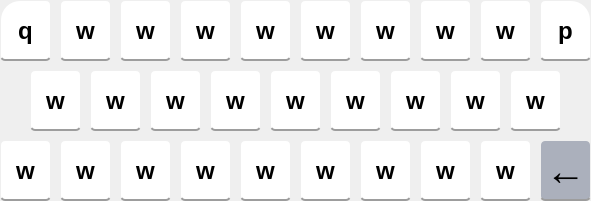
   <widget class="QFrame" name="frame_3">
    <property name="geometry">
     <rect>
      <x>10</x>
      <y>10</y>
      <width>591</width>
      <height>201</height>
     </rect>
    </property>
    <property name="styleSheet">
     <string notr="true">border:none;
border-radius:0px;</string>
    </property>
    <property name="frameShape">
     <enum>QFrame::StyledPanel</enum>
    </property>
    <property name="frameShadow">
     <enum>QFrame::Raised</enum>
    </property>
    <widget class="QPushButton" name="pushButton_32">
     <property name="geometry">
      <rect>
       <x>0</x>
       <y>0</y>
       <width>51</width>
       <height>61</height>
      </rect>
     </property>
     <property name="font">
      <font>
       <family>Arial</family>
       <pointsize>18</pointsize>
       <weight>75</weight>
       <bold>true</bold>
      </font>
     </property>
     <property name="styleSheet">
      <string notr="true">#pushButton_32{
border: 2px solid;
border-left-color: none;
border-right-color: none;
border-top-color:  none;
border-bottom-color: rgb(157, 157, 157);
background-color: rgb(255, 255, 255);
border-radius: 5px;
border-top-left-radius: 20px;

}
#pushButton_32:hover{
background-color: rgb(200,207,215);
padding-bottom: 5px;
padding-right: 5px;
}
#pushButton_32:pressed {
padding-top:5px;
padding-left:5px;
background-color: rgba(171,176,188,255);
}

</string>
     </property>
     <property name="text">
      <string>q</string>
     </property>
    </widget>
    <widget class="QPushButton" name="pushButton_33">
     <property name="geometry">
      <rect>
       <x>540</x>
       <y>0</y>
       <width>51</width>
       <height>61</height>
      </rect>
     </property>
     <property name="font">
      <font>
       <family>Arial</family>
       <pointsize>18</pointsize>
       <weight>75</weight>
       <bold>true</bold>
      </font>
     </property>
     <property name="styleSheet">
      <string notr="true">#pushButton_33{
border: 2px solid;
border-left-color: none;
border-right-color: none;
border-top-color:  none;
border-bottom-color: rgb(157, 157, 157);
background-color: rgb(255, 255, 255);
border-radius: 5px;
border-top-right-radius: 20px;
}
#pushButton_33:hover{
background-color: rgb(200,207,215);
padding-bottom: 5px;
padding-right: 5px;
}
#pushButton_33:pressed {
padding-top:5px;
padding-left:5px;
background-color: rgba(171,176,188,255);
}

</string>
     </property>
     <property name="text">
      <string>p</string>
     </property>
    </widget>
    <widget class="QPushButton" name="pushButton_34">
     <property name="geometry">
      <rect>
       <x>60</x>
       <y>0</y>
       <width>51</width>
       <height>61</height>
      </rect>
     </property>
     <property name="font">
      <font>
       <family>Arial</family>
       <pointsize>18</pointsize>
       <weight>75</weight>
       <bold>true</bold>
      </font>
     </property>
     <property name="styleSheet">
      <string notr="true">#pushButton_34{

background-color: rgb(255, 255, 255);
border-radius: 5px;
border: 2px solid;
border-left-color: none;
border-right-color: none;
border-top-color:  none;
border-bottom-color: rgb(157, 157, 157);
}
#pushButton_34:hover{
background-color: rgb(200,207,215);
padding-bottom: 5px;
padding-right: 5px;
}
#pushButton_34:pressed {
padding-top:5px;
padding-left:5px;
background-color: rgba(171,176,188,255);
}

</string>
     </property>
     <property name="text">
      <string>w</string>
     </property>
    </widget>
    <widget class="QPushButton" name="pushButton_35">
     <property name="geometry">
      <rect>
       <x>120</x>
       <y>0</y>
       <width>51</width>
       <height>61</height>
      </rect>
     </property>
     <property name="font">
      <font>
       <family>Arial</family>
       <pointsize>18</pointsize>
       <weight>75</weight>
       <bold>true</bold>
      </font>
     </property>
     <property name="styleSheet">
      <string notr="true">#pushButton_35{

background-color: rgb(255, 255, 255);
border-radius: 5px;
border: 2px solid;
border-left-color: none;
border-right-color: none;
border-top-color:  none;
border-bottom-color: rgb(157, 157, 157);
}
#pushButton_35:hover{
background-color: rgb(200,207,215);
padding-bottom: 5px;
padding-right: 5px;
}
#pushButton_35:pressed {
padding-top:5px;
padding-left:5px;
background-color: rgba(171,176,188,255);
}

</string>
     </property>
     <property name="text">
      <string>w</string>
     </property>
    </widget>
    <widget class="QPushButton" name="pushButton_36">
     <property name="geometry">
      <rect>
       <x>180</x>
       <y>0</y>
       <width>51</width>
       <height>61</height>
      </rect>
     </property>
     <property name="font">
      <font>
       <family>Arial</family>
       <pointsize>18</pointsize>
       <weight>75</weight>
       <bold>true</bold>
      </font>
     </property>
     <property name="styleSheet">
      <string notr="true">#pushButton_36{

background-color: rgb(255, 255, 255);
border-radius: 5px;
border: 2px solid;
border-left-color: none;
border-right-color: none;
border-top-color:  none;
border-bottom-color: rgb(157, 157, 157);
}
#pushButton_36:hover{
background-color: rgb(200,207,215);
padding-bottom: 5px;
padding-right: 5px;
}
#pushButton_36:pressed {
padding-top:5px;
padding-left:5px;
background-color: rgba(171,176,188,255);
}

</string>
     </property>
     <property name="text">
      <string>w</string>
     </property>
    </widget>
    <widget class="QPushButton" name="pushButton_37">
     <property name="geometry">
      <rect>
       <x>240</x>
       <y>0</y>
       <width>51</width>
       <height>61</height>
      </rect>
     </property>
     <property name="font">
      <font>
       <family>Arial</family>
       <pointsize>18</pointsize>
       <weight>75</weight>
       <bold>true</bold>
      </font>
     </property>
     <property name="styleSheet">
      <string notr="true">#pushButton_37{

background-color: rgb(255, 255, 255);
border-radius: 5px;
border: 2px solid;
border-left-color: none;
border-right-color: none;
border-top-color:  none;
border-bottom-color: rgb(157, 157, 157);
}
#pushButton_37:hover{
background-color: rgb(200,207,215);
padding-bottom: 5px;
padding-right: 5px;
}
#pushButton_37:pressed {
padding-top:5px;
padding-left:5px;
background-color: rgba(171,176,188,255);
}

</string>
     </property>
     <property name="text">
      <string>w</string>
     </property>
    </widget>
    <widget class="QPushButton" name="pushButton_38">
     <property name="geometry">
      <rect>
       <x>300</x>
       <y>0</y>
       <width>51</width>
       <height>61</height>
      </rect>
     </property>
     <property name="font">
      <font>
       <family>Arial</family>
       <pointsize>18</pointsize>
       <weight>75</weight>
       <bold>true</bold>
      </font>
     </property>
     <property name="styleSheet">
      <string notr="true">#pushButton_38{

background-color: rgb(255, 255, 255);
border-radius: 5px;
border: 2px solid;
border-left-color: none;
border-right-color: none;
border-top-color:  none;
border-bottom-color: rgb(157, 157, 157);
}
#pushButton_38:hover{
background-color: rgb(200,207,215);
padding-bottom: 5px;
padding-right: 5px;
}
#pushButton_38:pressed {
padding-top:5px;
padding-left:5px;
background-color: rgba(171,176,188,255);
}

</string>
     </property>
     <property name="text">
      <string>w</string>
     </property>
    </widget>
    <widget class="QPushButton" name="pushButton_39">
     <property name="geometry">
      <rect>
       <x>360</x>
       <y>0</y>
       <width>51</width>
       <height>61</height>
      </rect>
     </property>
     <property name="font">
      <font>
       <family>Arial</family>
       <pointsize>18</pointsize>
       <weight>75</weight>
       <bold>true</bold>
      </font>
     </property>
     <property name="styleSheet">
      <string notr="true">#pushButton_39{

background-color: rgb(255, 255, 255);
border-radius: 5px;
border: 2px solid;
border-left-color: none;
border-right-color: none;
border-top-color:  none;
border-bottom-color: rgb(157, 157, 157);
}
#pushButton_39:hover{
background-color: rgb(200,207,215);
padding-bottom: 5px;
padding-right: 5px;
}
#pushButton_39:pressed {
padding-top:5px;
padding-left:5px;
background-color: rgba(171,176,188,255);
}

</string>
     </property>
     <property name="text">
      <string>w</string>
     </property>
    </widget>
    <widget class="QPushButton" name="pushButton_40">
     <property name="geometry">
      <rect>
       <x>420</x>
       <y>0</y>
       <width>51</width>
       <height>61</height>
      </rect>
     </property>
     <property name="font">
      <font>
       <family>Arial</family>
       <pointsize>18</pointsize>
       <weight>75</weight>
       <bold>true</bold>
      </font>
     </property>
     <property name="styleSheet">
      <string notr="true">#pushButton_40{

background-color: rgb(255, 255, 255);
border-radius: 5px;
border: 2px solid;
border-left-color: none;
border-right-color: none;
border-top-color:  none;
border-bottom-color: rgb(157, 157, 157);
}
#pushButton_40:hover{
background-color: rgb(200,207,215);
padding-bottom: 5px;
padding-right: 5px;
}
#pushButton_40:pressed {
padding-top:5px;
padding-left:5px;
background-color: rgba(171,176,188,255);
}

</string>
     </property>
     <property name="text">
      <string>w</string>
     </property>
    </widget>
    <widget class="QPushButton" name="pushButton_41">
     <property name="geometry">
      <rect>
       <x>480</x>
       <y>0</y>
       <width>51</width>
       <height>61</height>
      </rect>
     </property>
     <property name="font">
      <font>
       <family>Arial</family>
       <pointsize>18</pointsize>
       <weight>75</weight>
       <bold>true</bold>
      </font>
     </property>
     <property name="styleSheet">
      <string notr="true">#pushButton_41{

background-color: rgb(255, 255, 255);
border-radius: 5px;
border: 2px solid;
border-left-color: none;
border-right-color: none;
border-top-color:  none;
border-bottom-color: rgb(157, 157, 157);
}
#pushButton_41:hover{
background-color: rgb(200,207,215);
padding-bottom: 5px;
padding-right: 5px;
}
#pushButton_41:pressed {
padding-top:5px;
padding-left:5px;
background-color: rgba(171,176,188,255);
}

</string>
     </property>
     <property name="text">
      <string>w</string>
     </property>
    </widget>
    <widget class="QPushButton" name="pushButton_42">
     <property name="geometry">
      <rect>
       <x>30</x>
       <y>70</y>
       <width>51</width>
       <height>61</height>
      </rect>
     </property>
     <property name="font">
      <font>
       <family>Arial</family>
       <pointsize>18</pointsize>
       <weight>75</weight>
       <bold>true</bold>
      </font>
     </property>
     <property name="styleSheet">
      <string notr="true">#pushButton_42{

background-color: rgb(255, 255, 255);
border-radius: 5px;
border: 2px solid;
border-left-color: none;
border-right-color: none;
border-top-color:  none;
border-bottom-color: rgb(157, 157, 157);
}
#pushButton_42:hover{
background-color: rgb(200,207,215);
padding-bottom: 5px;
padding-right: 5px;
}
#pushButton_42:pressed {
padding-top:5px;
padding-left:5px;
background-color: rgba(171,176,188,255);
}

</string>
     </property>
     <property name="text">
      <string>w</string>
     </property>
    </widget>
    <widget class="QPushButton" name="pushButton_43">
     <property name="geometry">
      <rect>
       <x>90</x>
       <y>70</y>
       <width>51</width>
       <height>61</height>
      </rect>
     </property>
     <property name="font">
      <font>
       <family>Arial</family>
       <pointsize>18</pointsize>
       <weight>75</weight>
       <bold>true</bold>
      </font>
     </property>
     <property name="styleSheet">
      <string notr="true">#pushButton_43{

background-color: rgb(255, 255, 255);
border-radius: 5px;
border: 2px solid;
border-left-color: none;
border-right-color: none;
border-top-color:  none;
border-bottom-color: rgb(157, 157, 157);
}
#pushButton_43:hover{
background-color: rgb(200,207,215);
padding-bottom: 5px;
padding-right: 5px;
}
#pushButton_43:pressed {
padding-top:5px;
padding-left:5px;
background-color: rgba(171,176,188,255);
}

</string>
     </property>
     <property name="text">
      <string>w</string>
     </property>
    </widget>
    <widget class="QPushButton" name="pushButton_44">
     <property name="geometry">
      <rect>
       <x>150</x>
       <y>70</y>
       <width>51</width>
       <height>61</height>
      </rect>
     </property>
     <property name="font">
      <font>
       <family>Arial</family>
       <pointsize>18</pointsize>
       <weight>75</weight>
       <bold>true</bold>
      </font>
     </property>
     <property name="styleSheet">
      <string notr="true">#pushButton_44{

background-color: rgb(255, 255, 255);
border-radius: 5px;
border: 2px solid;
border-left-color: none;
border-right-color: none;
border-top-color:  none;
border-bottom-color: rgb(157, 157, 157);
}
#pushButton_44:hover{
background-color: rgb(200,207,215);
padding-bottom: 5px;
padding-right: 5px;
}
#pushButton_44:pressed {
padding-top:5px;
padding-left:5px;
background-color: rgba(171,176,188,255);
}

</string>
     </property>
     <property name="text">
      <string>w</string>
     </property>
    </widget>
    <widget class="QPushButton" name="pushButton_45">
     <property name="geometry">
      <rect>
       <x>210</x>
       <y>70</y>
       <width>51</width>
       <height>61</height>
      </rect>
     </property>
     <property name="font">
      <font>
       <family>Arial</family>
       <pointsize>18</pointsize>
       <weight>75</weight>
       <bold>true</bold>
      </font>
     </property>
     <property name="styleSheet">
      <string notr="true">#pushButton_45{

background-color: rgb(255, 255, 255);
border-radius: 5px;
border: 2px solid;
border-left-color: none;
border-right-color: none;
border-top-color:  none;
border-bottom-color: rgb(157, 157, 157);
}
#pushButton_45:hover{
background-color: rgb(200,207,215);
padding-bottom: 5px;
padding-right: 5px;
}
#pushButton_45:pressed {
padding-top:5px;
padding-left:5px;
background-color: rgba(171,176,188,255);
}

</string>
     </property>
     <property name="text">
      <string>w</string>
     </property>
    </widget>
    <widget class="QPushButton" name="pushButton_46">
     <property name="geometry">
      <rect>
       <x>270</x>
       <y>70</y>
       <width>51</width>
       <height>61</height>
      </rect>
     </property>
     <property name="font">
      <font>
       <family>Arial</family>
       <pointsize>18</pointsize>
       <weight>75</weight>
       <bold>true</bold>
      </font>
     </property>
     <property name="styleSheet">
      <string notr="true">#pushButton_46{

background-color: rgb(255, 255, 255);
border-radius: 5px;
border: 2px solid;
border-left-color: none;
border-right-color: none;
border-top-color:  none;
border-bottom-color: rgb(157, 157, 157);
}
#pushButton_46:hover{
background-color: rgb(200,207,215);
padding-bottom: 5px;
padding-right: 5px;
}
#pushButton_46:pressed {
padding-top:5px;
padding-left:5px;
background-color: rgba(171,176,188,255);
}

</string>
     </property>
     <property name="text">
      <string>w</string>
     </property>
    </widget>
    <widget class="QPushButton" name="pushButton_47">
     <property name="geometry">
      <rect>
       <x>330</x>
       <y>70</y>
       <width>51</width>
       <height>61</height>
      </rect>
     </property>
     <property name="font">
      <font>
       <family>Arial</family>
       <pointsize>18</pointsize>
       <weight>75</weight>
       <bold>true</bold>
      </font>
     </property>
     <property name="styleSheet">
      <string notr="true">#pushButton_47{

background-color: rgb(255, 255, 255);
border-radius: 5px;
border: 2px solid;
border-left-color: none;
border-right-color: none;
border-top-color:  none;
border-bottom-color: rgb(157, 157, 157);
}
#pushButton_47:hover{
background-color: rgb(200,207,215);
padding-bottom: 5px;
padding-right: 5px;
}
#pushButton_47:pressed {
padding-top:5px;
padding-left:5px;
background-color: rgba(171,176,188,255);
}

</string>
     </property>
     <property name="text">
      <string>w</string>
     </property>
    </widget>
    <widget class="QPushButton" name="pushButton_48">
     <property name="geometry">
      <rect>
       <x>390</x>
       <y>70</y>
       <width>51</width>
       <height>61</height>
      </rect>
     </property>
     <property name="font">
      <font>
       <family>Arial</family>
       <pointsize>18</pointsize>
       <weight>75</weight>
       <bold>true</bold>
      </font>
     </property>
     <property name="styleSheet">
      <string notr="true">#pushButton_48{

background-color: rgb(255, 255, 255);
border-radius: 5px;
border: 2px solid;
border-left-color: none;
border-right-color: none;
border-top-color:  none;
border-bottom-color: rgb(157, 157, 157);
}
#pushButton_48:hover{
background-color: rgb(200,207,215);
padding-bottom: 5px;
padding-right: 5px;
}
#pushButton_48:pressed {
padding-top:5px;
padding-left:5px;
background-color: rgba(171,176,188,255);
}

</string>
     </property>
     <property name="text">
      <string>w</string>
     </property>
    </widget>
    <widget class="QPushButton" name="pushButton_49">
     <property name="geometry">
      <rect>
       <x>450</x>
       <y>70</y>
       <width>51</width>
       <height>61</height>
      </rect>
     </property>
     <property name="font">
      <font>
       <family>Arial</family>
       <pointsize>18</pointsize>
       <weight>75</weight>
       <bold>true</bold>
      </font>
     </property>
     <property name="styleSheet">
      <string notr="true">#pushButton_49{

background-color: rgb(255, 255, 255);
border-radius: 5px;
border: 2px solid;
border-left-color: none;
border-right-color: none;
border-top-color:  none;
border-bottom-color: rgb(157, 157, 157);
}
#pushButton_49:hover{
background-color: rgb(200,207,215);
padding-bottom: 5px;
padding-right: 5px;
}
#pushButton_49:pressed {
padding-top:5px;
padding-left:5px;
background-color: rgba(171,176,188,255);
}

</string>
     </property>
     <property name="text">
      <string>w</string>
     </property>
    </widget>
    <widget class="QPushButton" name="pushButton_50">
     <property name="geometry">
      <rect>
       <x>510</x>
       <y>70</y>
       <width>51</width>
       <height>61</height>
      </rect>
     </property>
     <property name="font">
      <font>
       <family>Arial</family>
       <pointsize>18</pointsize>
       <weight>75</weight>
       <bold>true</bold>
      </font>
     </property>
     <property name="styleSheet">
      <string notr="true">#pushButton_50{

background-color: rgb(255, 255, 255);
border-radius: 5px;
border: 2px solid;
border-left-color: none;
border-right-color: none;
border-top-color:  none;
border-bottom-color: rgb(157, 157, 157);
}
#pushButton_50:hover{
background-color: rgb(200,207,215);
padding-bottom: 5px;
padding-right: 5px;
}
#pushButton_50:pressed {
padding-top:5px;
padding-left:5px;
background-color: rgba(171,176,188,255);
}

</string>
     </property>
     <property name="text">
      <string>w</string>
     </property>
    </widget>
    <widget class="QPushButton" name="pushButton_51">
     <property name="geometry">
      <rect>
       <x>0</x>
       <y>140</y>
       <width>51</width>
       <height>61</height>
      </rect>
     </property>
     <property name="font">
      <font>
       <family>Arial</family>
       <pointsize>18</pointsize>
       <weight>75</weight>
       <bold>true</bold>
      </font>
     </property>
     <property name="styleSheet">
      <string notr="true">#pushButton_51{

background-color: rgb(255, 255, 255);
border-radius: 5px;
border: 2px solid;
border-left-color: none;
border-right-color: none;
border-top-color:  none;
border-bottom-color: rgb(157, 157, 157);
}
#pushButton_51:hover{
background-color: rgb(200,207,215);
padding-bottom: 5px;
padding-right: 5px;
}
#pushButton_51:pressed {
padding-top:5px;
padding-left:5px;
background-color: rgba(171,176,188,255);
}

</string>
     </property>
     <property name="text">
      <string>w</string>
     </property>
    </widget>
    <widget class="QPushButton" name="pushButton_52">
     <property name="geometry">
      <rect>
       <x>60</x>
       <y>140</y>
       <width>51</width>
       <height>61</height>
      </rect>
     </property>
     <property name="font">
      <font>
       <family>Arial</family>
       <pointsize>18</pointsize>
       <weight>75</weight>
       <bold>true</bold>
      </font>
     </property>
     <property name="styleSheet">
      <string notr="true">#pushButton_52{

background-color: rgb(255, 255, 255);
border-radius: 5px;
border: 2px solid;
border-left-color: none;
border-right-color: none;
border-top-color:  none;
border-bottom-color: rgb(157, 157, 157);
}
#pushButton_52:hover{
background-color: rgb(200,207,215);
padding-bottom: 5px;
padding-right: 5px;
}
#pushButton_52:pressed {
padding-top:5px;
padding-left:5px;
background-color: rgba(171,176,188,255);
}

</string>
     </property>
     <property name="text">
      <string>w</string>
     </property>
    </widget>
    <widget class="QPushButton" name="pushButton_53">
     <property name="geometry">
      <rect>
       <x>120</x>
       <y>140</y>
       <width>51</width>
       <height>61</height>
      </rect>
     </property>
     <property name="font">
      <font>
       <family>Arial</family>
       <pointsize>18</pointsize>
       <weight>75</weight>
       <bold>true</bold>
      </font>
     </property>
     <property name="styleSheet">
      <string notr="true">#pushButton_53{

background-color: rgb(255, 255, 255);
border-radius: 5px;
border: 2px solid;
border-left-color: none;
border-right-color: none;
border-top-color:  none;
border-bottom-color: rgb(157, 157, 157);
}
#pushButton_53:hover{
background-color: rgb(200,207,215);
padding-bottom: 5px;
padding-right: 5px;
}
#pushButton_53:pressed {
padding-top:5px;
padding-left:5px;
background-color: rgba(171,176,188,255);
}

</string>
     </property>
     <property name="text">
      <string>w</string>
     </property>
    </widget>
    <widget class="QPushButton" name="pushButton_54">
     <property name="geometry">
      <rect>
       <x>180</x>
       <y>140</y>
       <width>51</width>
       <height>61</height>
      </rect>
     </property>
     <property name="font">
      <font>
       <family>Arial</family>
       <pointsize>18</pointsize>
       <weight>75</weight>
       <bold>true</bold>
      </font>
     </property>
     <property name="styleSheet">
      <string notr="true">#pushButton_54{

background-color: rgb(255, 255, 255);
border-radius: 5px;
border: 2px solid;
border-left-color: none;
border-right-color: none;
border-top-color:  none;
border-bottom-color: rgb(157, 157, 157);
}
#pushButton_54:hover{
background-color: rgb(200,207,215);
padding-bottom: 5px;
padding-right: 5px;
}
#pushButton_54:pressed {
padding-top:5px;
padding-left:5px;
background-color: rgba(171,176,188,255);
}

</string>
     </property>
     <property name="text">
      <string>w</string>
     </property>
    </widget>
    <widget class="QPushButton" name="pushButton_55">
     <property name="geometry">
      <rect>
       <x>240</x>
       <y>140</y>
       <width>51</width>
       <height>61</height>
      </rect>
     </property>
     <property name="font">
      <font>
       <family>Arial</family>
       <pointsize>18</pointsize>
       <weight>75</weight>
       <bold>true</bold>
      </font>
     </property>
     <property name="styleSheet">
      <string notr="true">#pushButton_55{

background-color: rgb(255, 255, 255);
border-radius: 5px;
border: 2px solid;
border-left-color: none;
border-right-color: none;
border-top-color:  none;
border-bottom-color: rgb(157, 157, 157);
}
#pushButton_55:hover{
background-color: rgb(200,207,215);
padding-bottom: 5px;
padding-right: 5px;
}
#pushButton_55:pressed {
padding-top:5px;
padding-left:5px;
background-color: rgba(171,176,188,255);
}

</string>
     </property>
     <property name="text">
      <string>w</string>
     </property>
    </widget>
    <widget class="QPushButton" name="pushButton_56">
     <property name="geometry">
      <rect>
       <x>300</x>
       <y>140</y>
       <width>51</width>
       <height>61</height>
      </rect>
     </property>
     <property name="font">
      <font>
       <family>Arial</family>
       <pointsize>18</pointsize>
       <weight>75</weight>
       <bold>true</bold>
      </font>
     </property>
     <property name="styleSheet">
      <string notr="true">#pushButton_56{

background-color: rgb(255, 255, 255);
border-radius: 5px;
border: 2px solid;
border-left-color: none;
border-right-color: none;
border-top-color:  none;
border-bottom-color: rgb(157, 157, 157);
}
#pushButton_56:hover{
background-color: rgb(200,207,215);
padding-bottom: 5px;
padding-right: 5px;
}
#pushButton_56:pressed {
padding-top:5px;
padding-left:5px;
background-color: rgba(171,176,188,255);
}

</string>
     </property>
     <property name="text">
      <string>w</string>
     </property>
    </widget>
    <widget class="QPushButton" name="pushButton_57">
     <property name="geometry">
      <rect>
       <x>360</x>
       <y>140</y>
       <width>51</width>
       <height>61</height>
      </rect>
     </property>
     <property name="font">
      <font>
       <family>Arial</family>
       <pointsize>18</pointsize>
       <weight>75</weight>
       <bold>true</bold>
      </font>
     </property>
     <property name="styleSheet">
      <string notr="true">#pushButton_57{

background-color: rgb(255, 255, 255);
border-radius: 5px;
border: 2px solid;
border-left-color: none;
border-right-color: none;
border-top-color:  none;
border-bottom-color: rgb(157, 157, 157);
}
#pushButton_57:hover{
background-color: rgb(200,207,215);
padding-bottom: 5px;
padding-right: 5px;
}
#pushButton_57:pressed {
padding-top:5px;
padding-left:5px;
background-color: rgba(171,176,188,255);
}

</string>
     </property>
     <property name="text">
      <string>w</string>
     </property>
    </widget>
    <widget class="QPushButton" name="pushButton_58">
     <property name="geometry">
      <rect>
       <x>420</x>
       <y>140</y>
       <width>51</width>
       <height>61</height>
      </rect>
     </property>
     <property name="font">
      <font>
       <family>Arial</family>
       <pointsize>18</pointsize>
       <weight>75</weight>
       <bold>true</bold>
      </font>
     </property>
     <property name="styleSheet">
      <string notr="true">#pushButton_58{

background-color: rgb(255, 255, 255);
border-radius: 5px;
border: 2px solid;
border-left-color: none;
border-right-color: none;
border-top-color:  none;
border-bottom-color: rgb(157, 157, 157);
}
#pushButton_58:hover{
background-color: rgb(200,207,215);
padding-bottom: 5px;
padding-right: 5px;
}
#pushButton_58:pressed {
padding-top:5px;
padding-left:5px;
background-color: rgba(171,176,188,255);
}

</string>
     </property>
     <property name="text">
      <string>w</string>
     </property>
    </widget>
    <widget class="QPushButton" name="pushButton_59">
     <property name="geometry">
      <rect>
       <x>540</x>
       <y>140</y>
       <width>51</width>
       <height>61</height>
      </rect>
     </property>
     <property name="font">
      <font>
       <family>Arial</family>
       <pointsize>30</pointsize>
       <weight>75</weight>
       <bold>true</bold>
      </font>
     </property>
     <property name="styleSheet">
      <string notr="true">#pushButton_59{
border: 2px solid;
border-left-color: none;
border-right-color: none;
border-top-color:  none;
border-bottom-color: rgb(157, 157, 157);
background-color:  rgba(171,176,188,255);
border-radius: 5px;
}
#pushButton_59:hover{
background-color: rgb(153,156,156);
padding-bottom: 5px;
padding-right: 5px;
}

#pushButton_59:pressed {
padding-bottom: 10px;
padding-right: 10px;
background-color:rgba(171,176,188,255);
}

</string>
     </property>
     <property name="text">
      <string>←</string>
     </property>
    </widget>
    <widget class="QPushButton" name="pushButton_60">
     <property name="geometry">
      <rect>
       <x>480</x>
       <y>140</y>
       <width>51</width>
       <height>61</height>
      </rect>
     </property>
     <property name="font">
      <font>
       <family>Arial</family>
       <pointsize>18</pointsize>
       <weight>75</weight>
       <bold>true</bold>
      </font>
     </property>
     <property name="styleSheet">
      <string notr="true">#pushButton_60{

background-color: rgb(255, 255, 255);
border-radius: 5px;
border: 2px solid;
border-left-color: none;
border-right-color: none;
border-top-color:  none;
border-bottom-color: rgb(157, 157, 157);
}
#pushButton_60:hover{
background-color: rgb(200,207,215);
padding-bottom: 5px;
padding-right: 5px;
}
#pushButton_60:pressed {
padding-top:5px;
padding-left:5px;
background-color: rgba(171,176,188,255);
}

</string>
     </property>
     <property name="text">
      <string>w</string>
     </property>
    </widget>
   </widget>
